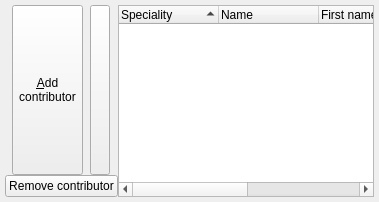
              <widget class="QWidget" name="tab_intervenants">
               <attribute name="title">
                <string>Contributors</string>
               </attribute>
               <layout class="QGridLayout" name="gridLayout_yo">
                <property name="margin">
                 <number>5</number>
                </property>
                <property name="spacing">
                 <number>0</number>
                </property>
                <item row="0" column="0">
                 <layout class="QGridLayout" name="layoutIntervenant_0">
                  <item row="2" column="0">
                   <widget class="QPushButton" name="pushButton_DelMedTTT">
                    <property name="font">
                     <font>
                      <pointsize>9</pointsize>
                     </font>
                    </property>
                    <property name="text">
                     <string>Remove contributor</string>
                    </property>
                   </widget>
                  </item>
                  <item row="0" column="0">
                   <layout class="QHBoxLayout" name="horizontalLayout_5">
                    <property name="spacing">
                     <number>0</number>
                    </property>
                    <item>
                     <widget class="QToolButton" name="pushButton_AddMedTTT">
                      <property name="sizePolicy">
                       <sizepolicy hsizetype="Fixed" vsizetype="Ignored">
                        <horstretch>0</horstretch>
                        <verstretch>0</verstretch>
                       </sizepolicy>
                      </property>
                      <property name="font">
                       <font>
                        <pointsize>9</pointsize>
                       </font>
                      </property>
                      <property name="text">
                       <string>&amp;Add
contributor</string>
                      </property>
                     </widget>
                    </item>
                    <item>
                     <widget class="QToolButton" name="pushButton_AddMedTTT_Fast">
                      <property name="sizePolicy">
                       <sizepolicy hsizetype="Minimum" vsizetype="Minimum">
                        <horstretch>0</horstretch>
                        <verstretch>0</verstretch>
                       </sizepolicy>
                      </property>
                      <property name="maximumSize">
                       <size>
                        <width>20</width>
                        <height>16777215</height>
                       </size>
                      </property>
                      <property name="toolTip">
                       <string>To add quickly a speciality (F7)</string>
                      </property>
                      <property name="text">
                       <string/>
                      </property>
                      <property name="shortcut">
                       <string>F7</string>
                      </property>
                     </widget>
                    </item>
                   </layout>
                  </item>
                 </layout>
                </item>
                <item row="0" column="1">
                 <widget class="QTreeWidget" name="listView_Praticiens">
                  <property name="sizePolicy">
                   <sizepolicy hsizetype="Expanding" vsizetype="Expanding">
                    <horstretch>0</horstretch>
                    <verstretch>0</verstretch>
                   </sizepolicy>
                  </property>
                  <property name="rootIsDecorated">
                   <bool>false</bool>
                  </property>
                  <property name="itemsExpandable">
                   <bool>true</bool>
                  </property>
                  <property name="sortingEnabled">
                   <bool>true</bool>
                  </property>
                  <column>
                   <property name="text">
                    <string>Speciality</string>
                   </property>
                   <property name="font">
                    <font>
                     <pointsize>9</pointsize>
                    </font>
                   </property>
                  </column>
                  <column>
                   <property name="text">
                    <string>Name</string>
                   </property>
                   <property name="font">
                    <font>
                     <pointsize>9</pointsize>
                    </font>
                   </property>
                  </column>
                  <column>
                   <property name="text">
                    <string>First name</string>
                   </property>
                   <property name="font">
                    <font>
                     <pointsize>9</pointsize>
                    </font>
                   </property>
                  </column>
                  <column>
                   <property name="text">
                    <string>As</string>
                   </property>
                   <property name="font">
                    <font>
                     <pointsize>9</pointsize>
                    </font>
                   </property>
                  </column>
                  <column>
                   <property name="text">
                    <string>ID</string>
                   </property>
                   <property name="font">
                    <font>
                     <pointsize>9</pointsize>
                    </font>
                   </property>
                  </column>
                 </widget>
                </item>
               </layout>
               <widget class="QSplitter" name="splitter_2">
                <property name="geometry">
                 <rect>
                  <x>165</x>
                  <y>1</y>
                  <width>16</width>
                  <height>0</height>
                 </rect>
                </property>
                <property name="orientation">
                 <enum>Qt::Vertical</enum>
                </property>
                <widget class="QSplitter" name="splitter">
                 <property name="orientation">
                  <enum>Qt::Vertical</enum>
                 </property>
                </widget>
               </widget>
              </widget>
